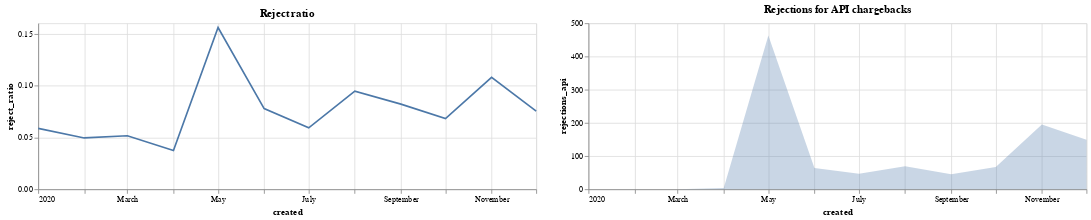

The notebook cell saved with this chart:
### Markdown cell above
There was a suggestion to look at the amount of rejections. Charts below display, that rejections really seem to have at least some influence to the spikes.

### Code cell
source = cbs_reject

chart_ratio = (
    alt.Chart(source)
    .mark_line()
    .encode(x="created:T", y=alt.Y("reject_ratio:Q"))
    .properties(width=600, height=200, title="Reject ratio")
)

chart_count = (
    alt.Chart(source)
    .mark_area(opacity=0.3)
    .encode(x="created:T", y=alt.Y("rejections_api:Q"))
    .properties(width=600, height=200, title="Rejections for API chargebacks")
)

chart_ratio | chart_count

### Figure 1 — Vega-Lite specification as saved in the notebook (floating-point values rounded to 4 significant figures)
{"config": {"view": {"continuousWidth": 400, "continuousHeight": 300}}, "hconcat": [{"mark": "line", "encoding": {"x": {"type": "temporal", "field": "created"}, "y": {"type": "quantitative", "field": "reject_ratio"}}, "height": 200, "title": "Reject ratio", "width": 600}, {"mark": {"type": "area", "opacity": 0.3}, "encoding": {"x": {"type": "temporal", "field": "created"}, "y": {"type": "quantitative", "field": "rejections_api"}}, "height": 200, "title": "Rejections for API chargebacks", "width": 600}], "data": {"name": "data-c24cd5fec9d8c9db33476de2107bc503"}, "$schema": "https://vega.github.io/schema/vega-lite/v4.8.1.json", "datasets": {"data-c24cd5fec9d8c9db33476de2107bc503": [{"created": "2020-12", "rejections_api": 149, "reject_ratio": 0.07533}, {"created": "2020-11", "rejections_api": 195, "reject_ratio": 0.1079}, {"created": "2020-10", "rejections_api": 67, "reject_ratio": 0.06807}, {"created": "2020-09", "rejections_api": 45, "reject_ratio": 0.08201}, {"created": "2020-08", "rejections_api": 69, "reject_ratio": 0.09449}, {"created": "2020-07", "rejections_api": 47, "reject_ratio": 0.05921}, {"created": "2020-06", "rejections_api": 64, "reject_ratio": 0.07775}, {"created": "2020-05", "rejections_api": 463, "reject_ratio": 0.1559}, {"created": "2020-04", "rejections_api": 4, "reject_ratio": 0.03739}, {"created": "2020-03", "rejections_api": 0, "reject_ratio": 0.05152}, {"created": "2020-02", "rejections_api": 0, "reject_ratio": 0.04944}, {"created": "2020-01", "rejections_api": 0, "reject_ratio": 0.05862}]}}
